Frame 1 (no input): blank canvas, image omitted
Frame 60 (no input): blank canvas, image omitted
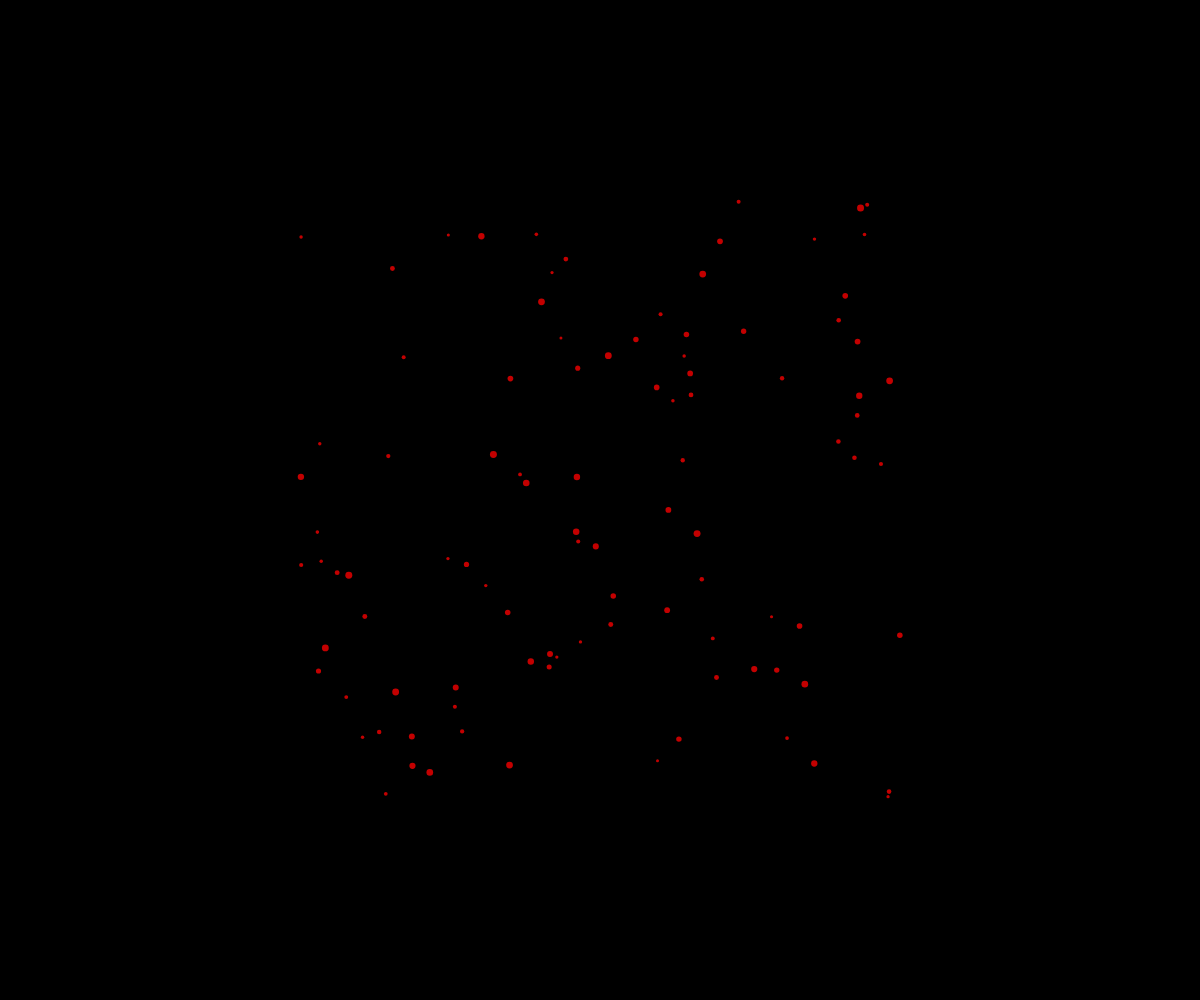
Frame 120 (the mouse pressed at the canvas centre since frame 60)

The p5.js sketch whose frames 1 and 60 were blank and that drew this single picture after the mouse press (run headless with seeded random() and noise() and a simulated clock; from frame 60 on, the mouse is pressed at the canvas centre):

// p5.js sketch
// ── sketch.js
// Fireworks OOP Demo

let fireworks = [];

class Particle {
  constructor(x, y) {
    this.x = x;
    this.y = y;
    this.size = random(3, 7);
    this.alpha = 255;
    this.theColour = color(255, 0, 0, this.alpha);
    this.dx = random(-5, 5);
    this.dy = random(-5, 5);
  }

  display() {
    noStroke();
    fill(this.theColour);
    circle(this.x, this.y, this.size);
  }

  move() {
    this.alpha--;
    this.theColour = color(255, 0, 0, this.alpha);


    this.x += this.dx;
    this.y += this.dy;
  }

  isDead() {
    return this.alpha < 0;
  }
}

function setup() {
  createCanvas(windowWidth, windowHeight);
}

function draw() {
  background("black");

  for (let i=fireworks.length-1; i>0; i--){
    if (fireworks[i].isDead()){
      fireworks.splice(i, 1);
    }
    else {
      fireworks[i].move();
      fireworks[i].display();
    }
  }
}

function mousePressed(){
  for (let i=0; i<100; i++){
    let myParticle = new Particle(mouseX, mouseY);
    fireworks.push(myParticle);
  }
}
